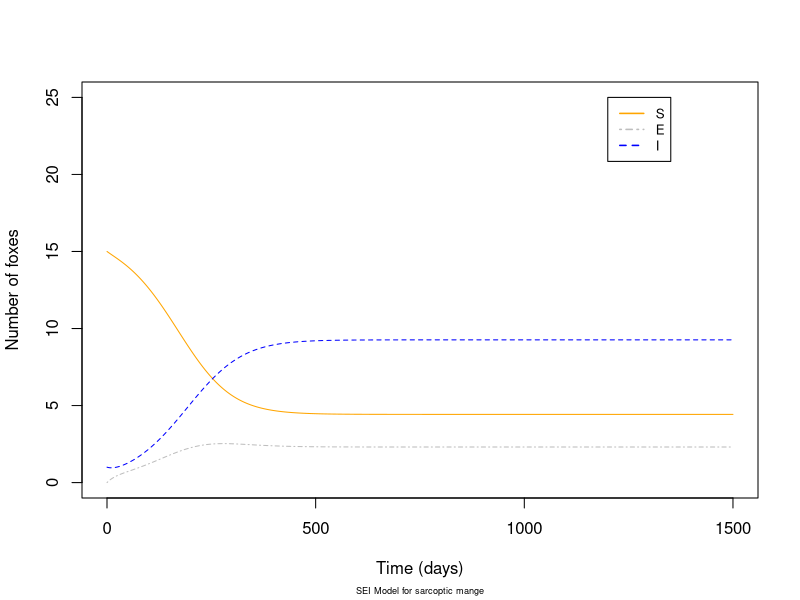
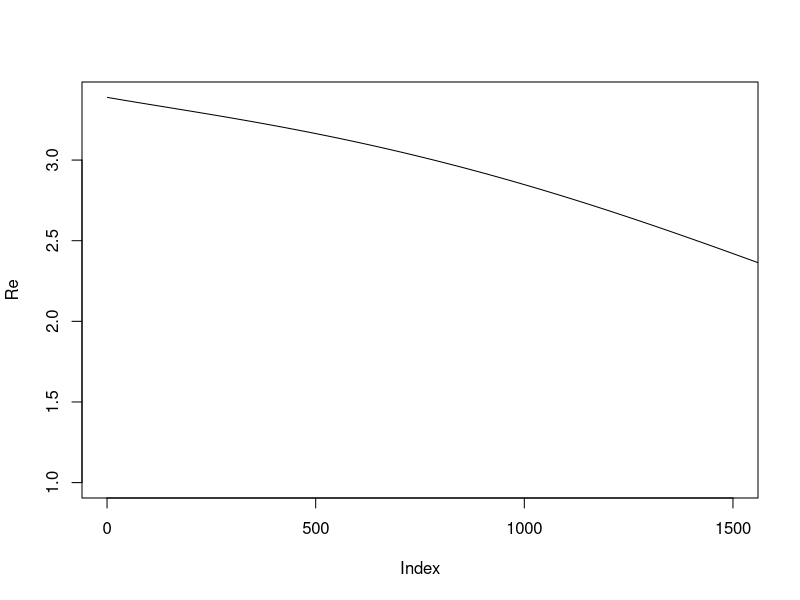

The R source for these figures, in order:
beta <- 0.03
gamma <- 0.0083 
theta <- 0.0333  
N <- 16
S0 <- 15
E0 <- 0
I0 <- 1 

library(deSolve)

SEI_model <- function(t,y,p){ 
  beta<- p[1]; gamma<- p[2]; theta<- p[3]; 
  
  S<- y[1]; E<- y[2]; I<- y[3]
  
  dS= -beta*S*I/N + gamma*I
  dE= beta*S*I/N - theta*E
  dI= theta*E - gamma*I
  
  return(list(c(dS, dE,dI)))
}

beta<- 0.03; gamma<- 0.0083; theta<- 0.0333; N<-16
parms<- c(beta, gamma, theta, N)

S0<- 15; E0<- 0; I0<- 1; 
N0<- c(S0,E0,I0)

TT<-seq(0.1,1500,0.1)

results<-lsoda(N0,TT, SEI_model,parms)

S<-results[,2]; E<- results[,3]; I<-results[,4]; 

plot(TT,S,type="l", ylim=c(0,25), xlab= "Time (days)", ylab= "Number of foxes", 
     col= "orange", sub=
       "SEI Model for sarcoptic mange",
     cex.sub=0.55)
lines(TT, E, lty= 4, col= "grey")
lines(TT,I,lty=2, col= "blue")
legend(x=1200,y=25,
       c("S","E", "I"),
       cex=.8,col=c("orange", "grey", "blue"), lty=c(1,4,2), lwd=1.5)

Re<- (beta*S)/(gamma*N)

plot(Re, type= "l", xlim= c(0,1500))
